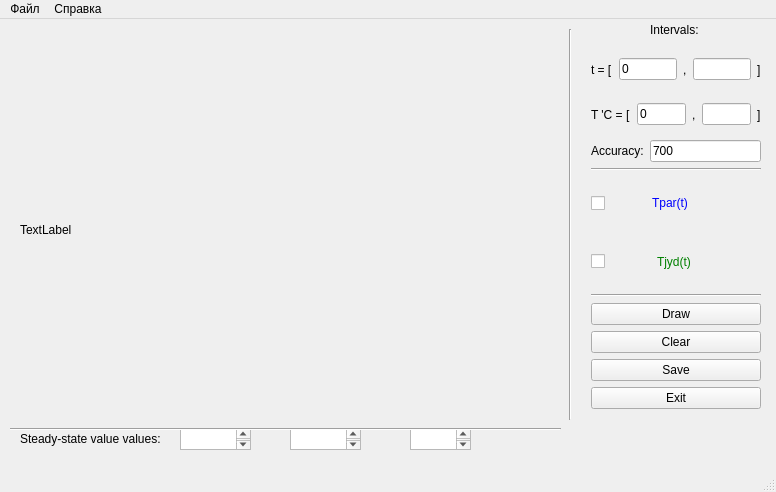
<?xml version="1.0" encoding="UTF-8"?>
<ui version="4.0">
 <class>MainWindow</class>
 <widget class="QMainWindow" name="MainWindow">
  <property name="geometry">
   <rect>
    <x>0</x>
    <y>0</y>
    <width>776</width>
    <height>492</height>
   </rect>
  </property>
  <property name="windowTitle">
   <string>MainWindow</string>
  </property>
  <widget class="QWidget" name="centralWidget">
   <widget class="Line" name="line">
    <property name="geometry">
     <rect>
      <x>560</x>
      <y>10</y>
      <width>20</width>
      <height>391</height>
     </rect>
    </property>
    <property name="orientation">
     <enum>Qt::Vertical</enum>
    </property>
   </widget>
   <widget class="QLabel" name="label">
    <property name="geometry">
     <rect>
      <x>650</x>
      <y>0</y>
      <width>51</width>
      <height>21</height>
     </rect>
    </property>
    <property name="text">
     <string>Intervals:</string>
    </property>
   </widget>
   <widget class="QLabel" name="outputGraph">
    <property name="geometry">
     <rect>
      <x>20</x>
      <y>20</y>
      <width>541</width>
      <height>381</height>
     </rect>
    </property>
    <property name="text">
     <string>TextLabel</string>
    </property>
   </widget>
   <widget class="QWidget" name="layoutWidget">
    <property name="geometry">
     <rect>
      <x>580</x>
      <y>20</y>
      <width>192</width>
      <height>381</height>
     </rect>
    </property>
    <layout class="QVBoxLayout" name="verticalLayout_6">
     <item>
      <layout class="QVBoxLayout" name="verticalLayout_5">
       <item>
        <layout class="QVBoxLayout" name="verticalLayout_4">
         <item>
          <layout class="QVBoxLayout" name="verticalLayout_3">
           <item>
            <layout class="QHBoxLayout" name="horizontalLayout_4">
             <item>
              <layout class="QHBoxLayout" name="horizontalLayout">
               <item>
                <widget class="QLabel" name="label_2">
                 <property name="text">
                  <string>t = [</string>
                 </property>
                </widget>
               </item>
               <item>
                <widget class="QLineEdit" name="inputLeftX">
                 <property name="text">
                  <string>0</string>
                 </property>
                </widget>
               </item>
              </layout>
             </item>
             <item>
              <layout class="QHBoxLayout" name="horizontalLayout_3">
               <item>
                <layout class="QHBoxLayout" name="horizontalLayout_2">
                 <item>
                  <widget class="QLabel" name="label_3">
                   <property name="text">
                    <string>,</string>
                   </property>
                  </widget>
                 </item>
                 <item>
                  <widget class="QLineEdit" name="inputRightX"/>
                 </item>
                </layout>
               </item>
               <item>
                <widget class="QLabel" name="label_4">
                 <property name="text">
                  <string>]</string>
                 </property>
                </widget>
               </item>
              </layout>
             </item>
            </layout>
           </item>
           <item>
            <layout class="QHBoxLayout" name="horizontalLayout_5">
             <item>
              <layout class="QHBoxLayout" name="horizontalLayout_6">
               <item>
                <widget class="QLabel" name="label_5">
                 <property name="text">
                  <string>T 'C = [</string>
                 </property>
                </widget>
               </item>
               <item>
                <widget class="QLineEdit" name="inputLeftY">
                 <property name="text">
                  <string>0</string>
                 </property>
                </widget>
               </item>
              </layout>
             </item>
             <item>
              <layout class="QHBoxLayout" name="horizontalLayout_7">
               <item>
                <layout class="QHBoxLayout" name="horizontalLayout_8">
                 <item>
                  <widget class="QLabel" name="label_6">
                   <property name="text">
                    <string>,</string>
                   </property>
                  </widget>
                 </item>
                 <item>
                  <widget class="QLineEdit" name="inputRightY"/>
                 </item>
                </layout>
               </item>
               <item>
                <widget class="QLabel" name="label_7">
                 <property name="text">
                  <string>]</string>
                 </property>
                </widget>
               </item>
              </layout>
             </item>
            </layout>
           </item>
          </layout>
         </item>
         <item>
          <layout class="QHBoxLayout" name="horizontalLayout_9">
           <item>
            <widget class="QLabel" name="label_8">
             <property name="text">
              <string>Accuracy:</string>
             </property>
            </widget>
           </item>
           <item>
            <widget class="QLineEdit" name="inputAccuracy">
             <property name="text">
              <string>700</string>
             </property>
            </widget>
           </item>
          </layout>
         </item>
        </layout>
       </item>
       <item>
        <widget class="Line" name="line_3">
         <property name="orientation">
          <enum>Qt::Horizontal</enum>
         </property>
        </widget>
       </item>
       <item>
        <layout class="QVBoxLayout" name="verticalLayout_2">
         <item>
          <layout class="QHBoxLayout" name="horizontalLayout_10">
           <item>
            <widget class="QCheckBox" name="Tpar">
             <property name="maximumSize">
              <size>
               <width>55</width>
               <height>16777215</height>
              </size>
             </property>
             <property name="font">
              <font>
               <italic>false</italic>
               <underline>false</underline>
               <kerning>true</kerning>
              </font>
             </property>
             <property name="text">
              <string/>
             </property>
            </widget>
           </item>
           <item>
            <widget class="QLabel" name="label_9">
             <property name="text">
              <string>&lt;html&gt;&lt;head/&gt;&lt;body&gt;&lt;p&gt;&lt;span style=&quot; color:#0000ff;&quot;&gt;Tpar(t)&lt;/span&gt;&lt;/p&gt;&lt;/body&gt;&lt;/html&gt;</string>
             </property>
            </widget>
           </item>
          </layout>
         </item>
         <item>
          <layout class="QHBoxLayout" name="horizontalLayout_11">
           <item>
            <widget class="QCheckBox" name="Tjyd">
             <property name="maximumSize">
              <size>
               <width>60</width>
               <height>16777215</height>
              </size>
             </property>
             <property name="text">
              <string/>
             </property>
            </widget>
           </item>
           <item>
            <widget class="QLabel" name="label_10">
             <property name="text">
              <string>&lt;html&gt;&lt;head/&gt;&lt;body&gt;&lt;p&gt;&lt;span style=&quot; color:#008000;&quot;&gt;Tjyd(t)&lt;/span&gt;&lt;/p&gt;&lt;/body&gt;&lt;/html&gt;</string>
             </property>
            </widget>
           </item>
          </layout>
         </item>
        </layout>
       </item>
      </layout>
     </item>
     <item>
      <layout class="QVBoxLayout" name="verticalLayout">
       <item>
        <widget class="Line" name="line_2">
         <property name="orientation">
          <enum>Qt::Horizontal</enum>
         </property>
        </widget>
       </item>
       <item>
        <widget class="QPushButton" name="draw">
         <property name="text">
          <string>Draw</string>
         </property>
        </widget>
       </item>
       <item>
        <widget class="QPushButton" name="clear">
         <property name="text">
          <string>Clear</string>
         </property>
        </widget>
       </item>
       <item>
        <widget class="QPushButton" name="save">
         <property name="text">
          <string>Save</string>
         </property>
        </widget>
       </item>
       <item>
        <widget class="QPushButton" name="exit">
         <property name="text">
          <string>Exit</string>
         </property>
        </widget>
       </item>
      </layout>
     </item>
    </layout>
   </widget>
   <widget class="QTextBrowser" name="valTemper1">
    <property name="geometry">
     <rect>
      <x>180</x>
      <y>410</y>
      <width>71</width>
      <height>21</height>
     </rect>
    </property>
   </widget>
   <widget class="QTextBrowser" name="valTemper2">
    <property name="geometry">
     <rect>
      <x>290</x>
      <y>410</y>
      <width>71</width>
      <height>21</height>
     </rect>
    </property>
   </widget>
   <widget class="QTextBrowser" name="valTemper3">
    <property name="geometry">
     <rect>
      <x>410</x>
      <y>410</y>
      <width>61</width>
      <height>21</height>
     </rect>
    </property>
   </widget>
   <widget class="Line" name="line_4">
    <property name="geometry">
     <rect>
      <x>10</x>
      <y>400</y>
      <width>551</width>
      <height>20</height>
     </rect>
    </property>
    <property name="orientation">
     <enum>Qt::Horizontal</enum>
    </property>
   </widget>
   <widget class="QLabel" name="label_11">
    <property name="geometry">
     <rect>
      <x>20</x>
      <y>410</y>
      <width>151</width>
      <height>20</height>
     </rect>
    </property>
    <property name="text">
     <string>Steady-state value values:</string>
    </property>
   </widget>
  </widget>
  <widget class="QMenuBar" name="menuBar">
   <property name="geometry">
    <rect>
     <x>0</x>
     <y>0</y>
     <width>776</width>
     <height>27</height>
    </rect>
   </property>
   <widget class="QMenu" name="menu">
    <property name="title">
     <string>Файл</string>
    </property>
    <addaction name="action"/>
    <addaction name="separator"/>
    <addaction name="action_3"/>
   </widget>
   <widget class="QMenu" name="menu_2">
    <property name="title">
     <string>Справка</string>
    </property>
   </widget>
   <addaction name="menu"/>
   <addaction name="menu_2"/>
  </widget>
  <widget class="QStatusBar" name="statusBar"/>
  <action name="action">
   <property name="text">
    <string>Сохранить картинку</string>
   </property>
  </action>
  <action name="action_3">
   <property name="text">
    <string>Выход</string>
   </property>
  </action>
 </widget>
 <layoutdefault spacing="6" margin="11"/>
 <resources/>
 <connections/>
</ui>
